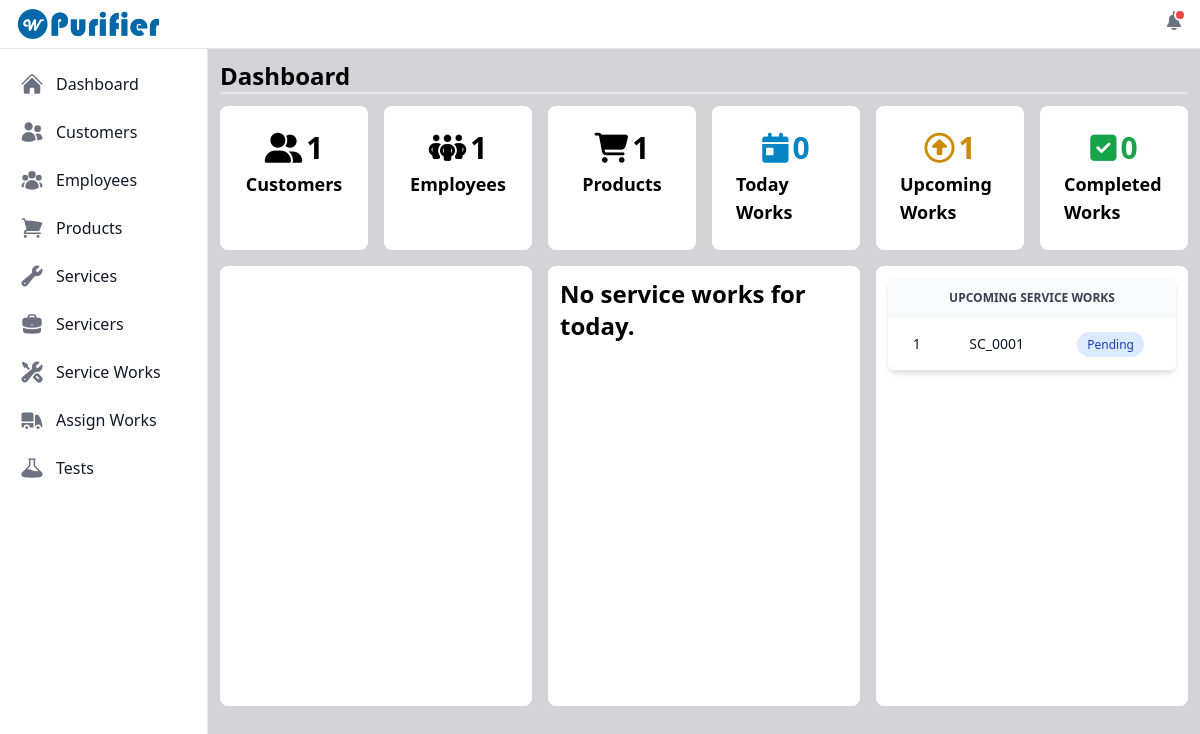
The app's page / (signed in), older data.
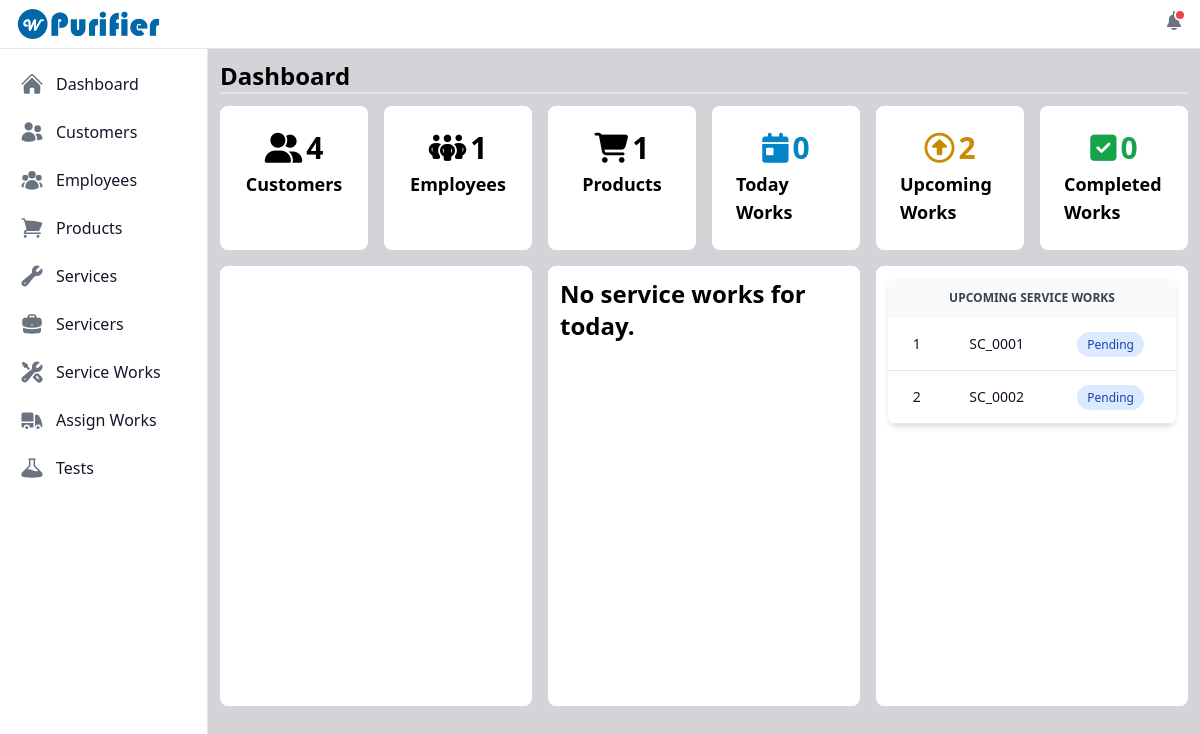
The same page, newer data.
### purifier/models.py (models this page shows)
class ServiceWork(models.Model):
    STATUS_CHOICES = (
        ('pending', 'Pending'),
        ('working', 'Working'),
        ('completed', 'Completed'),
    )
    id = models.UUIDField(primary_key=True, default=uuid.uuid4, unique=True, editable=False)
    service_work_code = models.CharField(max_length=50, blank=True, unique=True)
    customer_code = models.ForeignKey(Customer, on_delete=models.CASCADE)
    product = models.ForeignKey(Product, on_delete=models.CASCADE)
    service_name = models.ManyToManyField(Service)
    comment_section = models.TextField(null=True, blank=True)
    service_date = models.DateField()
    remark_section = models.TextField(null=True, blank=True)
    status = models.CharField(max_length=30, choices=STATUS_CHOICES, default='pending')
    servicer = models.ForeignKey(Servicer, on_delete=models.SET_NULL, null=True, blank=True)
    created_on = models.DateField(auto_now_add=True)
    def __str__(self) -> str:
        return self.service_work_code

### purifier/views.py (the view)
# urls.py: path('', views.viewDashboard, name='view_dashboard'),
@login_required
def viewDashboard(request):
    customers_count =Customer.objects.all().count()
    employees_count = Employee.objects.all().count()
    products_count = Product.objects.all().count()
    today_date = timezone.now().date()
    servicework_today = ServiceWork.objects \
    .exclude(status='completed') \
    .filter(service_date=today_date) \
    .order_by('service_work_code')         # includes both pending and wokring states
    servicework_today_exists = servicework_today.exists()
    servicework_today_count = servicework_today.count()
    servicework_upcoming = ServiceWork.objects \
    .exclude(service_date=today_date) \
    .filter(status='pending') \
    .order_by('service_work_code')
    servicework_upcoming_exists = servicework_upcoming.exists()
    upcoming_count = servicework_upcoming.count()
    servicework_completed = ServiceWork.objects.filter(status='completed').order_by('-service_work_code')
    completed_count = servicework_completed.count()
    servicework_pending = ServiceWork.objects.exclude(status='completed')
    servicework_pending_exists = servicework_pending.exists()
    pending_count = servicework_pending.count()
    all_serviceworks = ServiceWork.objects.all()
    all_serviceworks_exists = all_serviceworks.exists()
    context = {'servicework_today': servicework_today, 'servicework_completed': servicework_completed, 'servicework_pending': servicework_pending, 'servicework_pending_exists': servicework_pending_exists, 'servicework_today_exists': servicework_today_exists, 'servicework_upcoming': servicework_upcoming, 'servicework_upcoming_exists': servicework_upcoming_exists, 'completed_count': completed_count, 'upcoming_count': upcoming_count, 'pending_count': pending_count,'customers_count': customers_count, 'employees_count': employees_count, 'products_count': products_count, 'servicework_today_count': servicework_today_count, 'all_serviceworks_exists': all_serviceworks_exists}
    return render(request, 'dashboard/dashboard.html', context)

### user_management/models.py (called while the page is built)
    def __str__(self):
        return self.username

### purifier/templates/dashboard/dashboard.html (shortened to what the changed rows need)
{% extends "index.html" %}
{% load static %}
{% block content %}
    <div class="grid gap-4 mt-3">
        <div id="dashboardCounts" class="grid lg:grid-cols-6 md:grid-cols-3 gap-4">
            <div class="flex flex-col bg-white rounded-lg items-center p-6 customers-count">
                <span class="report-count dark:text-gray-800 text-3xl font-bold" data-bs-value="{{ customers_count }}"><i class="fa-solid fa-user-group me-1"></i>{{customers_count}}</span>
                <span class="report-count-heading text-lg mt-1 font-bold">Customers</span>
            </div>
            <div class="flex flex-col bg-white rounded-lg items-center p-6 upcoming-servicework-count">
                <span class="report-count text-yellow-600 text-3xl font-bold" data-bs-value="{{ upcoming_count }}"><i class="fa-regular fa-circle-up me-1"></i>{{upcoming_count}}</span>
                <span class="report-count-heading text-lg mt-1 font-bold">Upcoming Works</span>
            </div>
        </div>
        {% if all_serviceworks_exists %}
        <div class="grid grid-cols-3 gap-4 h-96">
            <div class="report-upcoming bg-white p-3 rounded-lg overflow-auto scroll-smooth scroll-m-0" style="scrollbar-width: thin; height: 440px;">
                {% if servicework_upcoming_exists %}
                    <div class="relative overflow-x-auto shadow-md sm:rounded-lg">
                        <table class="w-full text-sm text-left rtl:text-right text-gray-500 dark:text-gray-400">
                            <thead class="text-xs text-gray-700 uppercase bg-gray-50 dark:bg-gray-700 dark:text-gray-400">
                                <tr>
                                    <th scope="col" colspan="3" class="px-6 py-3 text-center">
                                        upcoming service Works
                                    </th>
                                </tr>
                            </thead>
                            <tbody>
                                {% for upcoming in servicework_upcoming %}
                                    <tr class="bg-white border-b dark:bg-gray-800 dark:border-gray-700 hover:bg-gray-50 dark:hover:bg-gray-600">
                                        <th scope="row" class="px-6 py-4 font-medium text-gray-900 whitespace-nowrap dark:text-white text-center">
                                            {{ forloop.counter }}
                                        </th>
                                        <th scope="row" class="px-6 py-4 font-medium text-gray-900 whitespace-nowrap dark:text-white">
                                            {{ upcoming }}
                                        </th>
                                        <th scope="row" class="px-6 py-4 font-medium text-gray-900 whitespace-nowrap dark:text-white text-end">
                                            {% if upcoming.status == 'pending' %}
                                                <span class="bg-blue-100 text-blue-800 text-xs font-medium me-2 px-2.5 py-1 rounded-full dark:bg-blue-900 dark:text-blue-300">{{ upcoming.get_status_display }}</span>
                                            {% else %}
                                                <span class="bg-yellow-100 text-yellow-800 text-xs font-medium me-2 px-2.5 py-1 rounded-full dark:bg-yellow-900 dark:text-yellow-300">{{ upcoming.get_status_display }}</span>
                                            {% endif %}
                                        </th>
                                    </tr>
                                {% endfor %}
                            </tbody>
                        </table>
                    </div>
                {% else %}
                    <div class="flex justify-center">
                        <span class="font-bold text-2xl">No upcoming service works.</span>
                    </div>
                {% endif %}
            </div>
        </div>
        {% else %}
            <div class="flex justify-center bg-white rounded-lg p-2">
                <span class="font-bold text-2xl">No Service Works</span>
            </div>
        {% endif %}
    </div>
{% endblock content %}

Row changes from the older to the newer data that the page shows:
added ServiceWork: service_work_code "SC_0002", status "Pending"
Text that changed along with them:
{{ customers_count }}: "1" → "4"
{{ upcoming_count }}: "1" → "2"
